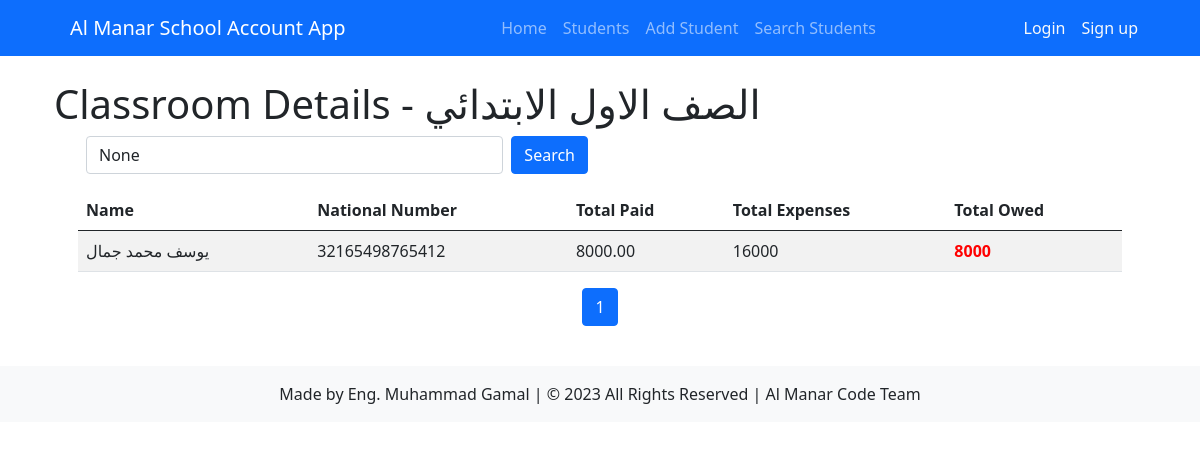
The page /students/classroom/6/ on the database its author committed.
### students/models.py (models this page shows, shortened)
class Classroom(models.Model):
    CLASS_CHOICES = (
        ('', 'اختار المرحلة التعليمية'),
        ('BC', 'مرحلة تمهيدي'),
        ('KG1', 'رياض أطفال 1'),
        ('KG2', 'رياض أطفال 2'),
        ('Prim1', 'الصف الأول الابتدائي'),
        ('Prim2', 'الصف الثاني الابتدائي'),
        ('Prim3', 'الصف الثالث الابتدائي'),
        ('Prim4', 'الصف الرابع الابتدائي'),
        ('Prim5', 'الصف الخامس الابتدائي'),
        ('Prim6', 'الصف السادس الابتدائي'),
        ('Prep7', 'الصف الأول الإعدادي'),
        ('Prep8', 'الصف الثاني الإعدادي'),
        ('Prep9', 'الصف الثالث الإعدادي'),
        ('Sec1', 'الصف الأول الثانوي'),
        ('Sec2', 'الصف الثاني الثانوي'),
        ('Sec3', 'الصف الثالث الثانوي'),
    )
    name = models.CharField(max_length=100, default='Default Classroom Name', null=True)
    stage = models.CharField(max_length=50, choices=CLASS_CHOICES, default='default_value', null=True)
    educational_stage = models.ForeignKey(EducationalStage, on_delete=models.CASCADE)
    fee_per_student = models.DecimalField(max_digits=8, decimal_places=2, default=0)

class Student(models.Model):
    GENDER_CHOICES = (
        ('', '---------'),
        ('M', 'Male'),
        ('F', 'Female'),
    )
    name = models.CharField(max_length=50)
    national_number = models.IntegerField(unique=True)
    age = models.IntegerField()
    gender = models.CharField(max_length=1, choices=GENDER_CHOICES)
    date_of_birth = models.DateField()
    academic_year = models.ForeignKey(AcademicYear, on_delete=models.CASCADE, default=timezone.now)
    classroom = models.ManyToManyField(Classroom)
    classroom_name = models.ForeignKey(Classroom, on_delete=models.SET_NULL, null=True, related_name='students_by_name')
    total_payments = models.DecimalField(max_digits=8, decimal_places=2, default=0)
    total_owed = models.DecimalField(max_digits=8, decimal_places=2, default=0)

### students/views.py (the view)
# urls.py: path('classroom/<int:classroom_id>/', views.classroom_details, name='classroom_details'),
def classroom_details(request, classroom_id):
    classroom = Classroom.objects.get(id=classroom_id)
    expenses = Expense.objects.filter(classroom=classroom)
    total_expenses = expenses.aggregate(total_expenses=Sum('amount'))['total_expenses'] or 0
    total_paid = Tuition.objects.filter(student__classroom=classroom, paid=True).aggregate(total=Sum('amount_tuition'))['total'] or 0
    total_owed = total_expenses - total_paid
    search_query = request.GET.get('search')
    if search_query:
        students = classroom.student_set.filter(Q(name__icontains=search_query) | Q(national_number__icontains=search_query))
    else:
        students = classroom.student_set.all()
    paginator = Paginator(students, 10)
    page_number = request.GET.get('page')
    page_obj = paginator.get_page(page_number)
    context = {
        'classroom': classroom,
        'page_obj': page_obj,
        'search_query': search_query,
        'total_expenses': total_expenses,
        'total_owed': total_owed,
        'total_paid': total_paid,
    }
    return render(request, 'students/classroom_details.html', context)

### students/templates/students/classroom_details.html (shortened to what this page needs)
{% extends 'students/base.html' %}
{% block content %}
  <h1>Classroom Details - {{ classroom.name }}</h1>
  <div class="container">
    <div class="row mb-3">
      <div class="col-md-6">
        <form method="GET" action="{% url 'students:classroom_details' classroom.id %}" class="d-flex">
          <input type="text" name="search" class="form-control me-2" placeholder="Search students" value="{{ search_query }}">
          <button type="submit" class="btn btn-primary">Search</button>
        </form>
      </div>
    </div>
    <table class="table table-striped">
      <thead>
        <tr>
          <th>Name</th>
          <th>National Number</th>
          <th>Total Paid</th>
          <th>Total Expenses</th>
          <th>Total Owed</th>
        </tr>
      </thead>
      <tbody>
        {% for student in page_obj %}
          <tr>
            <td>{{ student.name }}</td>
            <td>{{ student.national_number }}</td>
            <td>{{ student.total_payments }}</td>
            <td>{{ total_expenses }}</td>
            <td>
              <strong style="color: {% if total_owed > 0 %}red{% elif total_owed < 0 %}green{% else %}green{% endif %}">
                {% if total_owed > 0 %}
                  {{ total_owed }}
                {% elif total_owed < 0 %}
                  Paid over
                  {{ total_owed }}
                {% else %}
                  0
                {% endif %}
              </strong>
            </td>
          </tr>
        {% empty %}
          <tr>
            <td colspan="5">No students found.</td>
          </tr>
        {% endfor %}
      </tbody>
    </table>
    <nav aria-label="Page navigation">
      <ul class="pagination justify-content-center">
        <li class="page-item active" aria-current="page">
          <span class="page-link">{{ page_obj.number }}</span>
        </li>
      </ul>
    </nav>
  </div>
{% endblock %}

### students/static/css/style.css (style rules this page uses)
.btn-primary { background-color: #007bff; border-color: #007bff; }

### rows shown on the page
Classroom: name "الصف الاول الابتدائي"
Student: name "يوسف محمد جمال", national_number "32165498765412", total_payments "8000.00", total_expenses "16000", total_payments "8000"

### other values the page prints
{{ page_obj.number }} "1"
